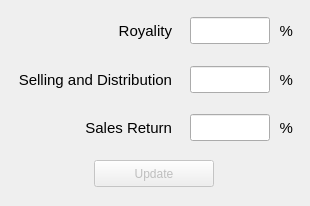
<?xml version="1.0" encoding="UTF-8"?>
<ui version="4.0">
 <class>DialogManageFixedCharge</class>
 <widget class="QWidget" name="DialogManageFixedCharge">
  <property name="geometry">
   <rect>
    <x>0</x>
    <y>0</y>
    <width>310</width>
    <height>206</height>
   </rect>
  </property>
  <property name="windowTitle">
   <string>Manage Fixed Charges</string>
  </property>
  <widget class="QWidget" name="">
   <property name="geometry">
    <rect>
     <x>10</x>
     <y>10</y>
     <width>287</width>
     <height>177</height>
    </rect>
   </property>
   <layout class="QVBoxLayout" name="verticalLayout">
    <item>
     <layout class="QHBoxLayout" name="horizontalLayout">
      <item>
       <widget class="QLabel" name="label_royality">
        <property name="sizePolicy">
         <sizepolicy hsizetype="Fixed" vsizetype="Preferred">
          <horstretch>0</horstretch>
          <verstretch>0</verstretch>
         </sizepolicy>
        </property>
        <property name="minimumSize">
         <size>
          <width>160</width>
          <height>0</height>
         </size>
        </property>
        <property name="maximumSize">
         <size>
          <width>160</width>
          <height>16777215</height>
         </size>
        </property>
        <property name="font">
         <font>
          <pointsize>11</pointsize>
         </font>
        </property>
        <property name="text">
         <string>Royality</string>
        </property>
        <property name="alignment">
         <set>Qt::AlignRight|Qt::AlignTrailing|Qt::AlignVCenter</set>
        </property>
       </widget>
      </item>
      <item>
       <spacer name="horizontalSpacer">
        <property name="orientation">
         <enum>Qt::Horizontal</enum>
        </property>
        <property name="sizeType">
         <enum>QSizePolicy::Fixed</enum>
        </property>
        <property name="sizeHint" stdset="0">
         <size>
          <width>10</width>
          <height>20</height>
         </size>
        </property>
       </spacer>
      </item>
      <item>
       <widget class="QLineEdit" name="text_royality">
        <property name="sizePolicy">
         <sizepolicy hsizetype="Expanding" vsizetype="Fixed">
          <horstretch>0</horstretch>
          <verstretch>0</verstretch>
         </sizepolicy>
        </property>
        <property name="minimumSize">
         <size>
          <width>80</width>
          <height>25</height>
         </size>
        </property>
        <property name="maximumSize">
         <size>
          <width>80</width>
          <height>16777215</height>
         </size>
        </property>
        <property name="font">
         <font>
          <pointsize>12</pointsize>
         </font>
        </property>
       </widget>
      </item>
      <item>
       <widget class="QLabel" name="label_structure_2">
        <property name="sizePolicy">
         <sizepolicy hsizetype="Fixed" vsizetype="Preferred">
          <horstretch>0</horstretch>
          <verstretch>0</verstretch>
         </sizepolicy>
        </property>
        <property name="minimumSize">
         <size>
          <width>15</width>
          <height>0</height>
         </size>
        </property>
        <property name="maximumSize">
         <size>
          <width>15</width>
          <height>16777215</height>
         </size>
        </property>
        <property name="font">
         <font>
          <pointsize>11</pointsize>
         </font>
        </property>
        <property name="text">
         <string>%</string>
        </property>
        <property name="alignment">
         <set>Qt::AlignRight|Qt::AlignTrailing|Qt::AlignVCenter</set>
        </property>
       </widget>
      </item>
     </layout>
    </item>
    <item>
     <layout class="QHBoxLayout" name="horizontalLayout_2">
      <item>
       <widget class="QLabel" name="label_sell_distr">
        <property name="minimumSize">
         <size>
          <width>160</width>
          <height>0</height>
         </size>
        </property>
        <property name="maximumSize">
         <size>
          <width>160</width>
          <height>16777215</height>
         </size>
        </property>
        <property name="font">
         <font>
          <pointsize>11</pointsize>
         </font>
        </property>
        <property name="text">
         <string>Selling and Distribution</string>
        </property>
        <property name="alignment">
         <set>Qt::AlignRight|Qt::AlignTrailing|Qt::AlignVCenter</set>
        </property>
       </widget>
      </item>
      <item>
       <spacer name="horizontalSpacer_2">
        <property name="orientation">
         <enum>Qt::Horizontal</enum>
        </property>
        <property name="sizeType">
         <enum>QSizePolicy::Fixed</enum>
        </property>
        <property name="sizeHint" stdset="0">
         <size>
          <width>10</width>
          <height>20</height>
         </size>
        </property>
       </spacer>
      </item>
      <item>
       <widget class="QLineEdit" name="text_sell_distr">
        <property name="sizePolicy">
         <sizepolicy hsizetype="Expanding" vsizetype="Fixed">
          <horstretch>0</horstretch>
          <verstretch>0</verstretch>
         </sizepolicy>
        </property>
        <property name="minimumSize">
         <size>
          <width>80</width>
          <height>25</height>
         </size>
        </property>
        <property name="maximumSize">
         <size>
          <width>80</width>
          <height>16777215</height>
         </size>
        </property>
        <property name="font">
         <font>
          <pointsize>12</pointsize>
         </font>
        </property>
       </widget>
      </item>
      <item>
       <widget class="QLabel" name="label_structure_4">
        <property name="sizePolicy">
         <sizepolicy hsizetype="Fixed" vsizetype="Preferred">
          <horstretch>0</horstretch>
          <verstretch>0</verstretch>
         </sizepolicy>
        </property>
        <property name="minimumSize">
         <size>
          <width>15</width>
          <height>0</height>
         </size>
        </property>
        <property name="maximumSize">
         <size>
          <width>15</width>
          <height>16777215</height>
         </size>
        </property>
        <property name="font">
         <font>
          <pointsize>11</pointsize>
         </font>
        </property>
        <property name="text">
         <string>%</string>
        </property>
        <property name="alignment">
         <set>Qt::AlignRight|Qt::AlignTrailing|Qt::AlignVCenter</set>
        </property>
       </widget>
      </item>
     </layout>
    </item>
    <item>
     <layout class="QHBoxLayout" name="horizontalLayout_3">
      <item>
       <widget class="QLabel" name="label_sale_ret">
        <property name="minimumSize">
         <size>
          <width>160</width>
          <height>0</height>
         </size>
        </property>
        <property name="maximumSize">
         <size>
          <width>160</width>
          <height>16777215</height>
         </size>
        </property>
        <property name="font">
         <font>
          <pointsize>11</pointsize>
         </font>
        </property>
        <property name="text">
         <string>Sales Return</string>
        </property>
        <property name="alignment">
         <set>Qt::AlignRight|Qt::AlignTrailing|Qt::AlignVCenter</set>
        </property>
       </widget>
      </item>
      <item>
       <spacer name="horizontalSpacer_3">
        <property name="orientation">
         <enum>Qt::Horizontal</enum>
        </property>
        <property name="sizeType">
         <enum>QSizePolicy::Fixed</enum>
        </property>
        <property name="sizeHint" stdset="0">
         <size>
          <width>10</width>
          <height>20</height>
         </size>
        </property>
       </spacer>
      </item>
      <item>
       <widget class="QLineEdit" name="text_sale_ret">
        <property name="sizePolicy">
         <sizepolicy hsizetype="Expanding" vsizetype="Fixed">
          <horstretch>0</horstretch>
          <verstretch>0</verstretch>
         </sizepolicy>
        </property>
        <property name="minimumSize">
         <size>
          <width>80</width>
          <height>25</height>
         </size>
        </property>
        <property name="maximumSize">
         <size>
          <width>80</width>
          <height>16777215</height>
         </size>
        </property>
        <property name="font">
         <font>
          <pointsize>12</pointsize>
         </font>
        </property>
       </widget>
      </item>
      <item>
       <widget class="QLabel" name="label_structure_3">
        <property name="sizePolicy">
         <sizepolicy hsizetype="Fixed" vsizetype="Preferred">
          <horstretch>0</horstretch>
          <verstretch>0</verstretch>
         </sizepolicy>
        </property>
        <property name="minimumSize">
         <size>
          <width>15</width>
          <height>0</height>
         </size>
        </property>
        <property name="maximumSize">
         <size>
          <width>15</width>
          <height>16777215</height>
         </size>
        </property>
        <property name="font">
         <font>
          <pointsize>11</pointsize>
         </font>
        </property>
        <property name="text">
         <string>%</string>
        </property>
        <property name="alignment">
         <set>Qt::AlignRight|Qt::AlignTrailing|Qt::AlignVCenter</set>
        </property>
       </widget>
      </item>
     </layout>
    </item>
    <item>
     <spacer name="verticalSpacer">
      <property name="orientation">
       <enum>Qt::Vertical</enum>
      </property>
      <property name="sizeType">
       <enum>QSizePolicy::Fixed</enum>
      </property>
      <property name="sizeHint" stdset="0">
       <size>
        <width>5</width>
        <height>5</height>
       </size>
      </property>
     </spacer>
    </item>
    <item>
     <layout class="QHBoxLayout" name="horizontalLayout_4">
      <item>
       <spacer name="horizontalSpacer_4">
        <property name="orientation">
         <enum>Qt::Horizontal</enum>
        </property>
        <property name="sizeHint" stdset="0">
         <size>
          <width>40</width>
          <height>20</height>
         </size>
        </property>
       </spacer>
      </item>
      <item>
       <widget class="QPushButton" name="btn_update">
        <property name="enabled">
         <bool>false</bool>
        </property>
        <property name="minimumSize">
         <size>
          <width>120</width>
          <height>27</height>
         </size>
        </property>
        <property name="text">
         <string>Update</string>
        </property>
       </widget>
      </item>
      <item>
       <spacer name="horizontalSpacer_5">
        <property name="orientation">
         <enum>Qt::Horizontal</enum>
        </property>
        <property name="sizeHint" stdset="0">
         <size>
          <width>40</width>
          <height>20</height>
         </size>
        </property>
       </spacer>
      </item>
     </layout>
    </item>
   </layout>
  </widget>
 </widget>
 <tabstops>
  <tabstop>btn_update</tabstop>
  <tabstop>text_royality</tabstop>
  <tabstop>text_sell_distr</tabstop>
  <tabstop>text_sale_ret</tabstop>
 </tabstops>
 <resources/>
 <connections/>
</ui>
